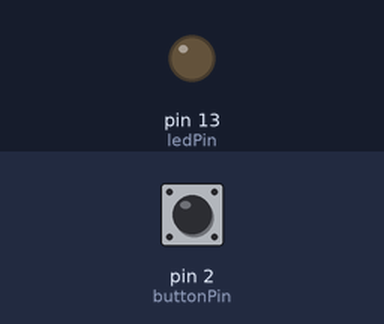
This sketch was run on a simulated Arduino Uno, built with avr-gcc and run on an emulated ATmega328P. Shown: output pins drawn as LEDs (lit = HIGH). The inputs (shaded band) are chosen by the test bench; at power-on: pin 2 (buttonPin) LOW.

Above: at 1.2 s.
1.3 s: pin 2 (buttonPin) pulled HIGH for 0.15 s
At 1.7 s:
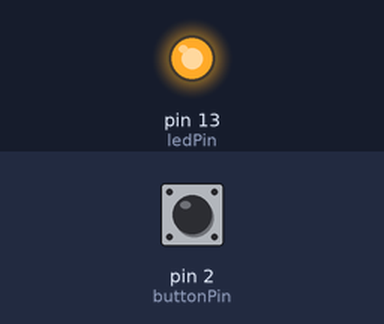
2.9 s: pin 2 (buttonPin) pulled HIGH for 1 s
At 4.2 s:
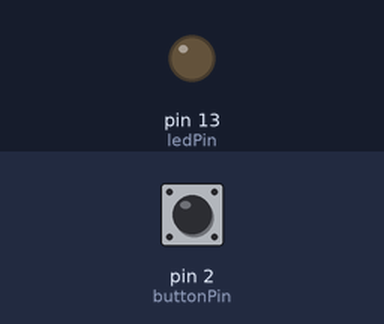
5.4 s: pin 2 (buttonPin) pulled HIGH for 3.2 s
At 9.0 s:
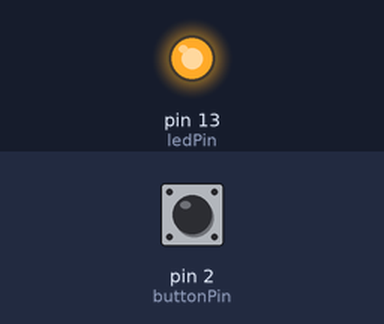
Timing chart, 0 to 10.5 s (numbered marks = the images above; inputs shaded):
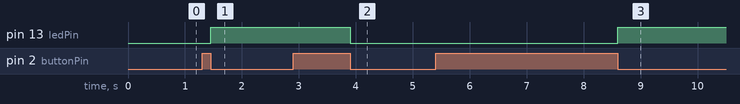

Measured:
- after the input at 1.3 s, pin 13 (ledPin): LOW → HIGH after 0.15 s
- after the input at 2.9 s, pin 13 (ledPin): HIGH → LOW after 1.0 s
- after the input at 5.4 s, pin 13 (ledPin): LOW → HIGH after 3.2 s

The sketch:

Button.ino
```cpp
const int buttonPin = 2;     // the number of the pushbutton pin
const int ledPin =  13;      // the number of the LED pin
int buttonState = 0,x=0;         // variable for reading the pushbutton status
void setup() {
  pinMode(ledPin, OUTPUT);
  pinMode(buttonPin, INPUT);
}
void loop() {
  buttonState = digitalRead(buttonPin);
  if (buttonState == HIGH) {
    if(x==0) x=1; // toggle the of x whenever buttonstate is HIGH
    else x=0;
    while ( digitalRead(buttonPin)==1  )  {} //the button is pressed
  }
  if (x==1) {
    digitalWrite(ledPin, HIGH);
  } else {
    digitalWrite(ledPin, LOW);
  }
}
```
